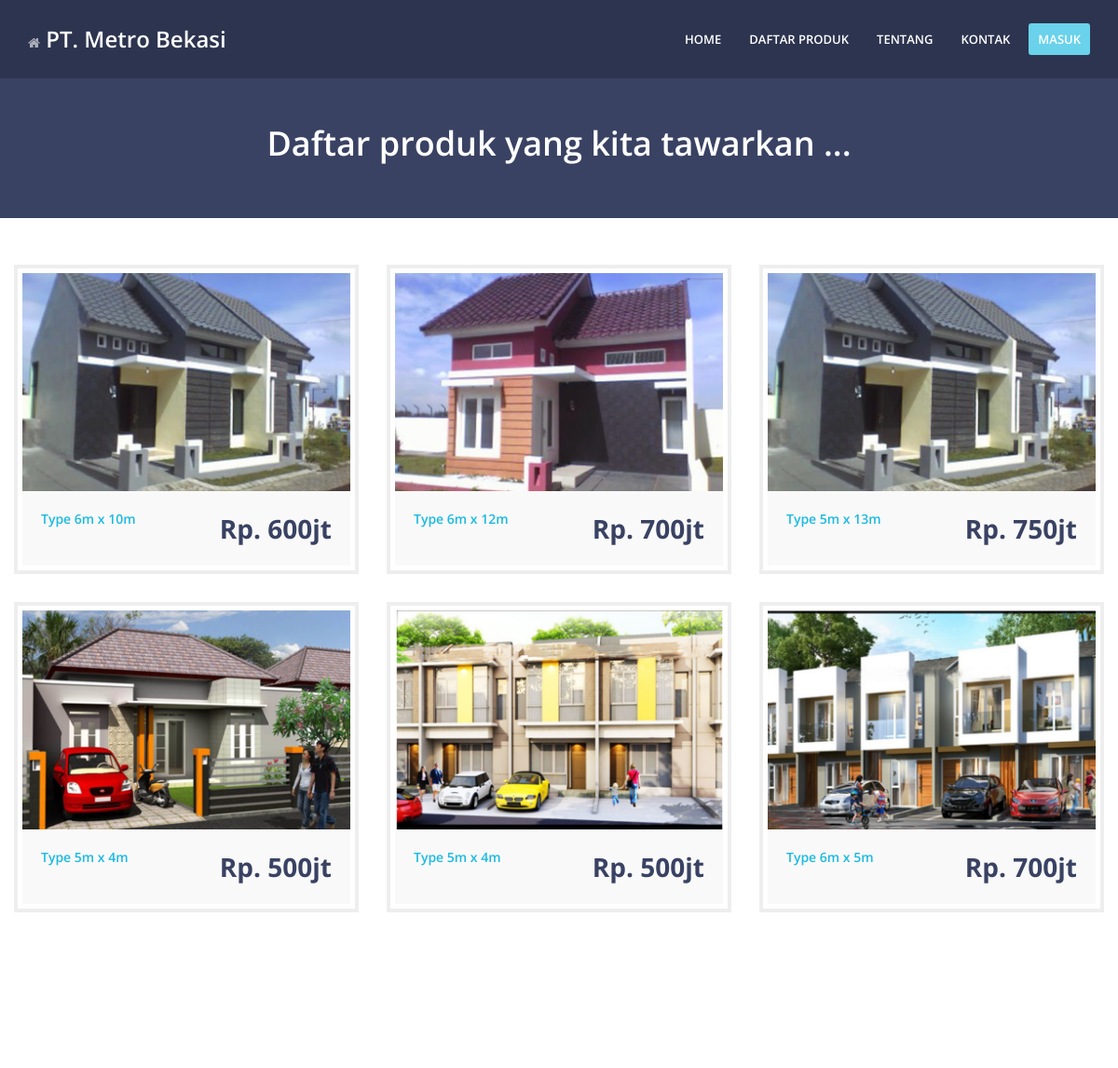
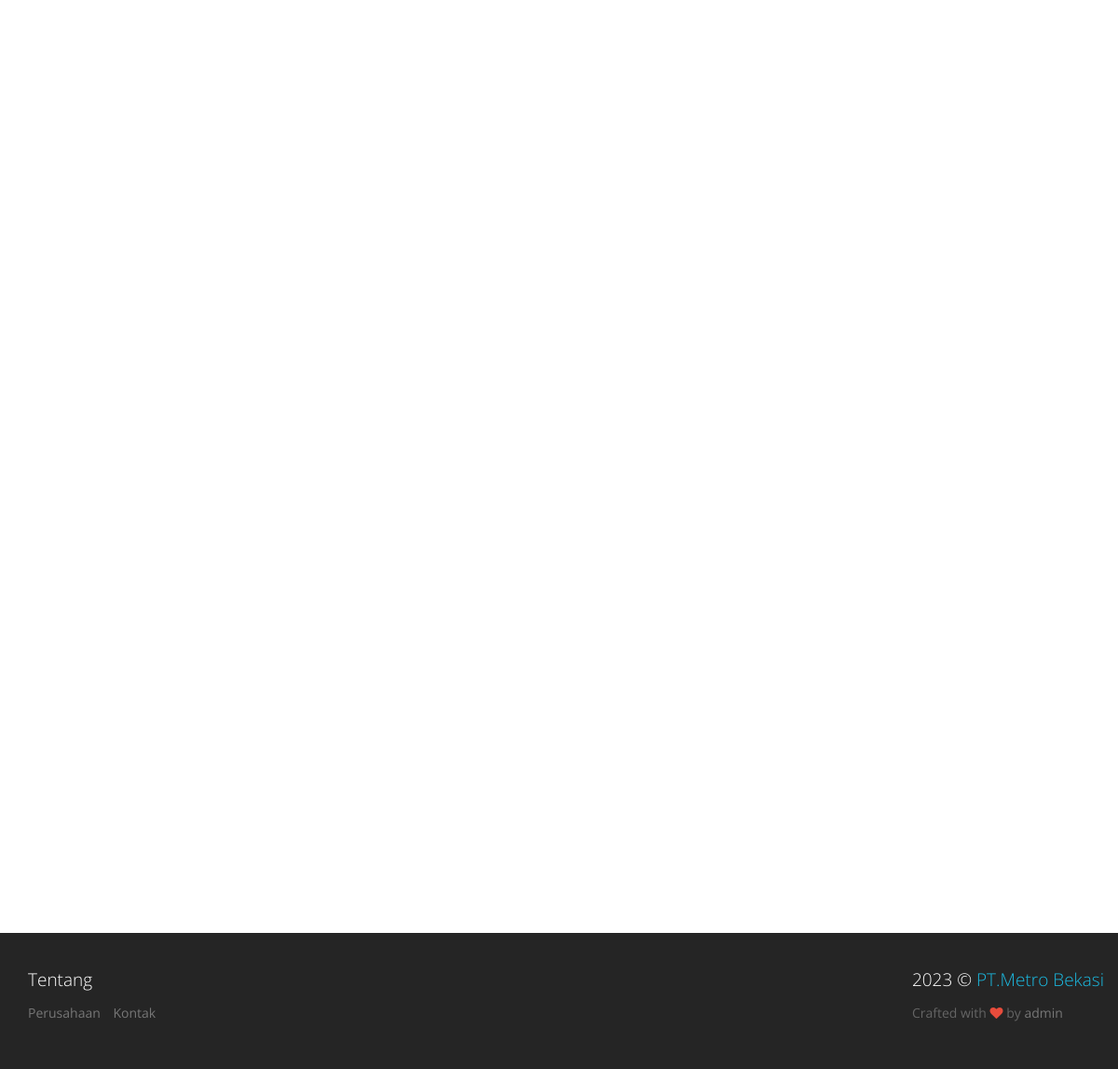
The page /index.php/web/produk on the database its author committed (2 pictures, top to bottom).
### tables this page shows
CREATE TABLE `tbl_produk` (
  `IdRumah` varchar(10) NOT NULL,
  `TypeRumah` varchar(20) NOT NULL,
  `NamaRumah` varchar(20) NOT NULL,
  `AlamatRumah` varchar(30) NOT NULL,
  `BlokRumah` varchar(5) NOT NULL,
  `HargaRumah` varchar(20) NOT NULL,
  `GambarRumah` text,
  `KeteranganRumah` text,
  `BookingFee` varchar(11) NOT NULL
);

### application/controllers/Web.php (called while the page is built, shortened)
<?php
class Web extends CI_Controller {
	function __construct() {
        $this->load->model('M_produk','produk');
        $this->load->model('M_pemesanan','pemesanan');
    }
	function produk() {
            $data = array(
            'produk' => $this->produk->data()
            );
		$this->load->view('layout/kepala', $data);
		$this->load->view('frontend/produk');
		$this->load->view('layout/kaki');
	}
}

### index.php (called while the page is built, shortened)
<?php
require_once BASEPATH.'core/CodeIgniter.php';

### application/models/M_produk.php (called while the page is built, shortened)
<?php
class M_produk extends CI_Model {
    public function data(){
        $query = "SELECT * FROM tbl_produk ORDER BY IdRumah asc";
        return $this->db->query($query)->result();
    }
}

### application/views/frontend/produk.php (the view)
<section class="site-section site-section-light site-section-top themed-background-dark">
    <div class="container text-center">
        <h1 class="animation-slideDown"><strong>Daftar produk yang kita tawarkan ... </strong></h1>
    </div>
</section>
<section class="site-content site-section">
    <div class="container">
        <div class="row">
            <div class="site-block">
                <div class="row store-items">
                    <?php foreach($produk as $p) : ?>
                        <?php
                            $GambarRumah = 'default.jpg';
                                    if($p->GambarRumah && file_exists('uploads/produk/'.$p->GambarRumah)) {
                                        $GambarRumah = $p->GambarRumah;
                                    }
                                ?>
                    <div class="col-md-4 visibility-none" data-toggle="animation-appear" data-animation-class="animation-fadeInQuick" data-element-offset="-100">
                        <div class="store-item">
                            <div class="store-item-image">
                                <a href="<?=base_URL().'uploads/produk/'.$GambarRumah?>" class="gallery-link">
                                    <img src="<?=base_URL().'uploads/produk/'.$GambarRumah?>" alt="" class="img-responsive">
                                </a>
                            </div>
                            <div class="store-item-info clearfix">
                                <span class="store-item-price themed-color-dark pull-right">Rp. <?=$p->HargaRumah?>jt</span>
                                <a href="<?=base_url()?>produk/detail/<?=$p->IdRumah?>"><strong>Type <?=$p->TypeRumah?></strong></a>
                            </div>
                        </div>
                    </div>
                    <?php endforeach ?>
                </div>
            </div>
        </div>
    </div>
</section>

### application/views/layout/kepala.php (shortened to what this page needs)
<!DOCTYPE html>
 <html class="no-js" lang="en">
    <head>
        <link rel="stylesheet" href="<?=base_url() ?>assets/frontend/css/bootstrap.min.css">
        <link rel="stylesheet" href="<?=base_url() ?>assets/frontend/css/plugins.css">
        <link rel="stylesheet" href="<?=base_url() ?>assets/frontend/css/main.css">
        <link rel="stylesheet" href="<?=base_url() ?>assets/frontend/css/themes.css">
    </head>
    <body>
        <div id="page-container">
            <header>
                <div class="container">
                    <a href="<?= base_url()?>web" class="site-logo">
                        <i class="fa fa-home"></i> <strong>PT. Metro Bekasi</strong>
                    </a>
                    <nav>
                        <ul class="site-nav">
                            <li <?php if($this->uri->segment(1)=="") { echo 'class="active"'; } ?>>
                                <a href="<?= base_url()?>">Home</a>
                            </li>
                            <li <?php if($this->uri->segment(1)=="produk") { echo 'class="active"'; } ?>>
                                <a href="<?= base_url()?>produk">Daftar Produk</a>
                            </li>
                            <li <?php if($this->uri->segment(1)=="tentang") { echo 'class="active"'; } ?>>
                                <a href="<?= base_url()?>tentang">Tentang</a>
                            </li>
                            <li <?php if($this->uri->segment(1)=="kontak") { echo 'class="active"'; } ?>>
                                <a href="<?= base_url()?>kontak">Kontak</a>
                            </li>
                            <li>
                                <a href="<?= base_url()?>masuk" class="btn btn-primary">Masuk</a>
                            </li>
                        </ul>
                    </nav>
                </div>
            </header>

### application/views/layout/kaki.php (shortened to what this page needs)
            <footer class="site-footer site-section">
                <div class="container">
                    <div class="row">
                        <div class="col-sm-6 col-md-3">
                            <h4 class="footer-heading">Tentang</h4>
                            <ul class="footer-nav list-inline">
                                <li><a href="<?= base_url()?>web/tentang">Perusahaan</a></li>
                                <li><a href="<?= base_url()?>web/kontak">Kontak</a></li>
                            </ul>
                        </div>
                        <div class="pull-right">
                            <h4 class="footer-heading"><?= date("Y")?> &copy; <a href="#">PT.Metro Bekasi</a></h4>
                            <ul class="footer-nav list-inline">
                                <li>Crafted with <i class="fa fa-heart text-danger"></i> by <a href="#">admin</a></li>
                            </ul>
                    </div>
                    </div>
                </div>
            </footer>
    </body>
</html>

### assets/frontend/css/main.css (style rules this page uses)
body { font-family: "Open Sans", "Helvetica Neue", Helvetica, Arial, sans-serif; color: #353535; background-color: #151515; }
#page-container { margin: 0 auto; width: 100%; }
header { position: fixed; top: 0; left: 0; right: 0; min-width: 320px; padding: 25px 0; color: #ffffff; background: rgba(0, 0, 0, 0.2); z-index: 1000; -webkit-transition: all ease-out 0.25s; transition: all ease-out 0.25s; }
a.site-logo { display: block; float: left; color: #ffffff; font-size: 24px; height: 34px; line-height: 34px; }
a.site-logo > i { font-size: 14px; opacity: 0.6; -webkit-transition: all ease-in-out 0.25s; transition: all ease-in-out 0.25s; }
header nav { float: right; }
.site-nav { position: fixed; top: 0; right: -260px; bottom: 0; overflow-y: auto; list-style: none; margin: 0; padding: 0; width: 250px; background: #353535; z-index: 1001; -webkit-transition: -webkit-transform ease-out .3s; transition: transform ease-out .3s; -webkit-backface-visibility: hidden; backface-visibility: hidden; }
.site-nav a { display: block; font-size: 13px; color: #ffffff; font-weight: 600; padding: 0 10px; margin: 2px 5px; height: 34px; line-height: 34px; border-radius: 3px; text-transform: uppercase; }
.site-section { padding: 50px 0; }
.site-block { margin-bottom: 49px; }
.site-content { background-color: #ffffff; padding-bottom: 1px; }
.site-section-top { padding-top: 114px; overflow: hidden; }
.site-section-light { color: #ffffff; }
.site-footer { color: #656565; padding-top: 11px; padding-bottom: 40px; background-color: #252525; }
.footer-heading { color: #ffffff; font-size: 19px; margin: 29px 0 15px; }
.footer-nav a { color: #777777; -webkit-transition: all ease-out 0.15s; transition: all ease-out 0.15s; }
.store-items { margin-bottom: 19px; }
.store-item { padding: 5px; position: relative; display: block; margin-bottom: 30px; border: 4px solid #eeeeee; -webkit-transition: all .2s ease-out; transition: all .2s ease-out; }
.store-item-image { overflow: hidden; }
.store-item-image img { -webkit-transition: transform .2s ease-out; transition: transform .2s ease-out; }
.store-item-price { font-weight: bold; font-size: 28px; }
.store-item-info { padding: 20px; background-color: #f9f9f9; }
a[data-toggle="lightbox-image"], a.gallery-link { cursor: pointer; cursor: -webkit-zoom-in; cursor: -moz-zoom-in; cursor: zoom-in; }
h1, h2, h3, h4, h5, h6, .h1, .h2, .h3, .h4, .h5, .h6, h1 small, h2 small, h3 small, h4 small, h5 small, h6 small, .h1 small, .h2 small, .h3 small, .h4 small, .h5 small, .h6 small { font-weight: 300; }
strong { font-weight: 600; }
a, a:hover, a:focus, .text-primary, .text-primary:hover { color: #1bbae1; }
.text-danger, .text-danger:hover, a.text-danger, a.text-danger:hover, a.text-danger:focus { color: #e74c3c; }
.btn { margin: 1px 0; border-width: 0; background-color: #ffffff; -webkit-transition: all ease-out 0.15s; transition: all ease-out 0.15s; }
.btn-primary { background-color: #6ad2eb; border-color: #1bbae1; color: #ffffff; }
.themed-color-dark { color: #394263; }
.themed-background-dark { background-color: #394263; }
@media screen and (min-width: 992px) { .site-nav { position: static; top: auto; right: auto; bottom: auto; overflow-y: visible; width: auto; background: transparent; z-index: auto; -webkit-transition: none; transition: none; -webkit-backface-visibility: visible; backface-visibility: visible; } }
@media screen and (min-width: 992px) { .site-nav li { float: left; padding: 0; margin-left: 10px; position: relative; } }
@media screen and (min-width: 992px) { .site-nav a { margin: 0; } }

### rows shown on the page
tbl_produk: GambarRumah (picture), HargaRumah "600", TypeRumah "6m x 10m"
tbl_produk: GambarRumah (picture), HargaRumah "700", TypeRumah "6m x 12m"
tbl_produk: GambarRumah (picture), HargaRumah "750", TypeRumah "5m x 13m"
tbl_produk: GambarRumah (picture), HargaRumah "500", TypeRumah "5m x 4m"
tbl_produk: GambarRumah (picture), HargaRumah "500", TypeRumah "5m x 4m"
tbl_produk: GambarRumah (picture), HargaRumah "700", TypeRumah "6m x 5m"
